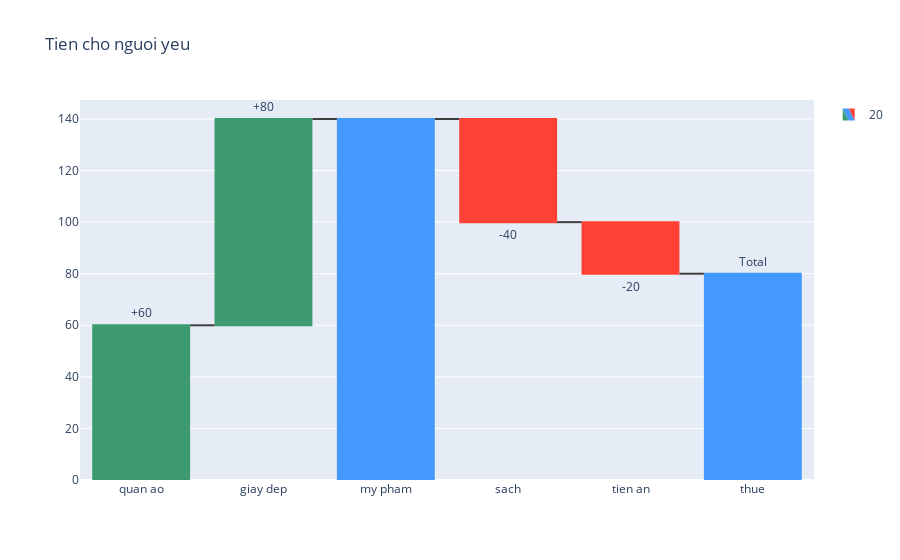

The notebook cell saved with this chart:
### Markdown cell above
Waterfall chart

### Code cell
import plotly.graph_objects as go

fig = go.Figure(go.Waterfall(
    name = "20", orientation = "v",
    measure = ["relative", "relative", "total", "relative", "relative", "total"],
    x = ["quan ao", "giay dep", "my pham", "sach", "tien an", "thue"],
    textposition = "outside",
    text = ["+60", "+80", "", "-40", "-20", "Total"],
    y = [60, 80, 0, -40, -20, 0],
    connector = {"line":{"color":"rgb(63, 63, 63)"}},
))

fig.update_layout(
        title = "Tien cho nguoi yeu",
        showlegend = True
)

fig.show()

### Figure 1 — Plotly figure (JSON) as saved in the notebook; plotly's stock layout.template omitted (floating-point values rounded to 4 significant figures)
{"data": [{"connector": {"line": {"color": "rgb(63, 63, 63)"}}, "measure": ["relative", "relative", "total", "relative", "relative", "total"], "name": "20", "orientation": "v", "text": ["+60", "+80", "", "-40", "-20", "Total"], "textposition": "outside", "type": "waterfall", "x": ["quan ao", "giay dep", "my pham", "sach", "tien an", "thue"], "y": [60, 80, 0, -40, -20, 0]}], "layout": {"showlegend": true, "title": {"text": "Tien cho nguoi yeu"}}}
